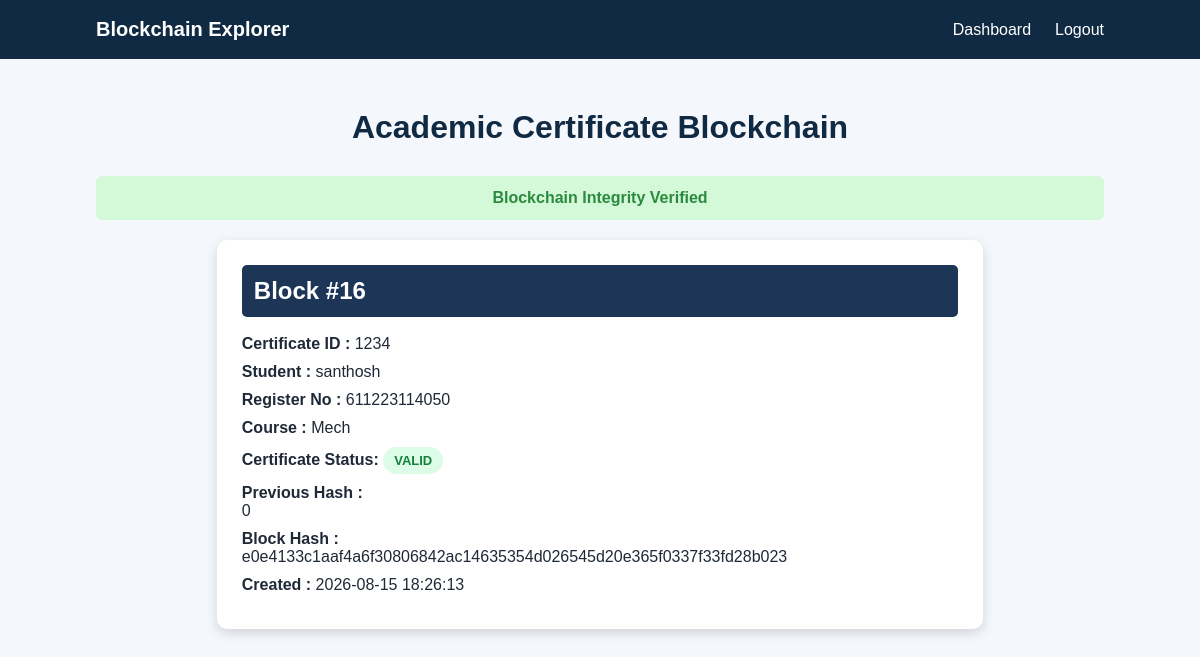
Page /blockchain (signed in) on the earlier database version.
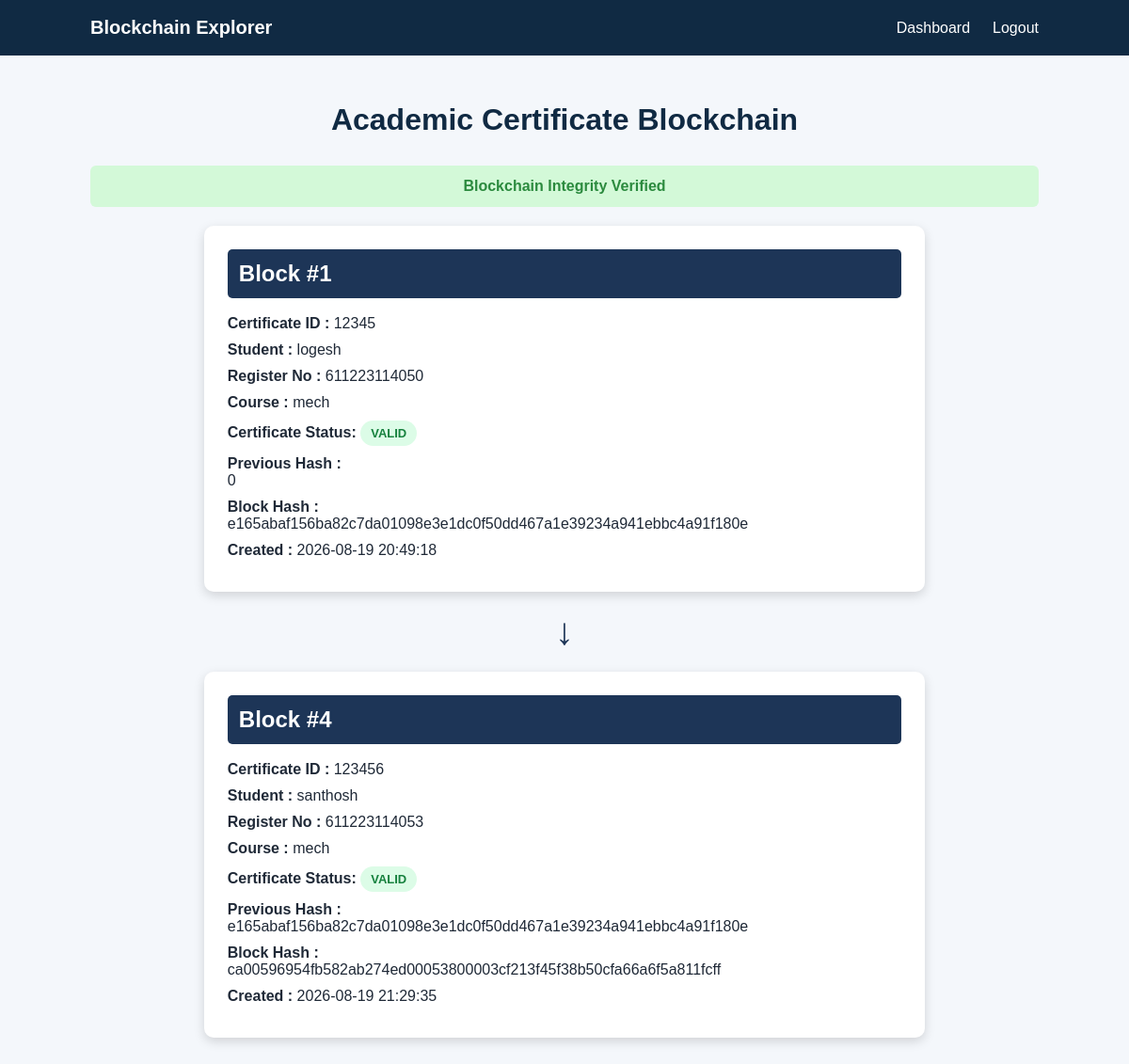
Same page on the later database version.
### tables this page shows
CREATE TABLE certificates (
    id INTEGER PRIMARY KEY AUTOINCREMENT,
    admin_id INTEGER,
    certificate_id TEXT NOT NULL,
    student_name TEXT NOT NULL,
    register_number TEXT NOT NULL,
    course TEXT NOT NULL,
    institution TEXT NOT NULL,
    issue_date TEXT NOT NULL,
    file_name TEXT NOT NULL,
    qr_code TEXT NOT NULL,
    certificate_hash TEXT NOT NULL,
    previous_hash TEXT NOT NULL,
    block_hash TEXT NOT NULL,
    created_at TEXT NOT NULL,
    status TEXT NOT NULL DEFAULT 'VALID',
    revoked_at TEXT
);

### app.py (the view)
@app.route("/blockchain")
def blockchain_records():
    if "admin" not in session:
        return redirect(url_for("login"))
    admin_id = session["admin_id"]
    certificates = get_admin_certificates(admin_id)
    chain_valid = verify_blockchain_integrity(admin_id)
    return render_template(
        "blockchain.html",
        certificates=certificates,
        chain_valid=chain_valid
    )

### blockchain.py (called while the page is built)
def generate_block_hash(
    certificate_id,
    student_name,
    register_number,
    course,
    institution,
    issue_date,
    certificate_hash,
    previous_hash,
    timestamp
):
    block_data = {
        "certificate_id": certificate_id,
        "student_name": student_name,
        "register_number": register_number,
        "course": course,
        "institution": institution,
        "issue_date": issue_date,
        "certificate_hash": certificate_hash,
        "previous_hash": previous_hash,
        "timestamp": timestamp
    }
    block_string = json.dumps(
        block_data,
        sort_keys=True
    ).encode()
    return hashlib.sha256(block_string).hexdigest()

### database.py (called while the page is built)
def get_connection():
    connection = sqlite3.connect(DATABASE_NAME)
    connection.row_factory = sqlite3.Row
    return connection

def get_admin_certificates(admin_id):
    connection = get_connection()
    cursor = connection.cursor()
    cursor.execute("""
        SELECT *,
               ROW_NUMBER() OVER (
                   PARTITION BY admin_id
                   ORDER BY id ASC
               ) AS display_id
        FROM certificates
        WHERE admin_id = ?
        ORDER BY id ASC
    """, (admin_id,))
    certificates = cursor.fetchall()
    connection.close()
    return certificates

### templates/blockchain.html (shortened to what this page needs)
<!DOCTYPE html>
<html>
<head>
<link
rel="stylesheet"
href="{{ url_for('static', filename='style.css') }}"
>
</head>
<body>
<header class="navbar">
<div class="logo">
Blockchain Explorer
</div>
<nav>
<a href="/dashboard">
Dashboard
</a>
<a href="/logout">
Logout
</a>
</nav>
</header>
<div class="blockchain-section">
<h1>Academic Certificate Blockchain</h1>
{% if chain_valid %}
<div class="success-message">
Blockchain Integrity Verified
</div>
{% else %}
<div class="error-message">
Blockchain Integrity Failed
</div>
{% endif %}
<div class="chain-container">
{% for certificate in certificates %}
<div class="block-card">
<h2>
Block #{{ certificate["id"] }}
</h2>
<p>
<strong>Certificate ID :</strong>
{{ certificate["certificate_id"] }}
</p>
<p>
<strong>Student :</strong>
{{ certificate["student_name"] }}
</p>
<p>
<strong>Register No :</strong>
{{ certificate["register_number"] }}
</p>
<p>
<strong>Course :</strong>
{{ certificate["course"] }}
</p>
<p>
    <strong>Certificate Status:</strong>
    {% if certificate["status"] == "REVOKED" %}
        <span class="status-revoked">
            REVOKED
        </span>
    {% else %}
        <span class="status-valid">
            VALID
        </span>
    {% endif %}
</p>
<p>
<strong>Previous Hash :</strong>
<br>
{{ certificate["previous_hash"] }}
</p>
<p>
<strong>Block Hash :</strong>
<br>
{{ certificate["block_hash"] }}
</p>
<p>
<strong>Created :</strong>
{{ certificate["created_at"] }}
</p>
</div>
{% if not loop.last %}
<div class="arrow">
↓
</div>
{% endif %}
{% endfor %}
</div>
</div>
</body>
</html>

### static/style.css (style rules this page uses)
* { margin: 0; padding: 0; box-sizing: border-box; }
body { font-family: Arial, sans-serif; background: #f4f7fb; color: #1f2937; }
.navbar { background: #102a43; color: white; padding: 18px 8%; display: flex; justify-content: space-between; align-items: center; }
.logo { font-size: 20px; font-weight: bold; }
.navbar nav { display: flex; gap: 24px; }
.navbar a { color: white; text-decoration: none; font-weight: 500; }
.success-message { background: #d3f9d8; color: #2b8a3e; padding: 13px; border-radius: 6px; margin-bottom: 18px; text-align: center; font-weight: bold; }
.blockchain-section { min-height: 85vh; padding: 50px 8%; }
.blockchain-section > h1 { text-align: center; color: #102a43; margin-bottom: 30px; }
.block-card { background: white; padding: 25px; border-radius: 10px; box-shadow: 0 4px 14px rgba(0, 0, 0, 0.08); }
.block-card h2 { color: #1d4ed8; margin-bottom: 18px; }
.block-card p { margin-bottom: 10px; }
.chain-container { width:80%; margin:auto; }
.block-card { background:white; padding:25px; margin:20px; border-radius:10px; box-shadow:0 4px 12px rgba(0,0,0,0.15); }
.block-card h2 { background:#1d3557; color:white; padding:12px; border-radius:5px; }
.arrow { text-align:center; font-size:40px; color:#1d3557; }
.status-valid { display: inline-block; padding: 6px 11px; background: #dcfce7; color: #15803d; border-radius: 20px; font-size: 13px; font-weight: bold; }

Differences in the rows shown:
removed certificates: id "16", certificate_id "1234", student_name "santhosh", register_number "611223114050", course "Mech", status "VALID", previous_hash "0", block_hash "e0e4133c1aaf4a6f30806842ac14635354d026545d20e365f0337f33fd28b023", created_at "2026-08-15 18:26:13"
added certificates: id "1", certificate_id "12345", student_name "logesh", register_number "611223114050", course "mech", status "VALID", previous_hash "0", block_hash "e165abaf156ba82c7da01098e3e1dc0f50dd467a1e39234a941ebbc4a91f180e", created_at "2026-08-19 20:49:18"
added certificates: id "4", certificate_id "123456", student_name "santhosh", register_number "611223114053", course "mech", status "VALID", previous_hash "e165abaf156ba82c7da01098e3e1dc0f50dd467a1e39234a941ebbc4a91f180e", block_hash "ca00596954fb582ab274ed00053800003cf213f45f38b50cfa66a6f5a811fcff", created_at "2026-08-19 21:29:35"
